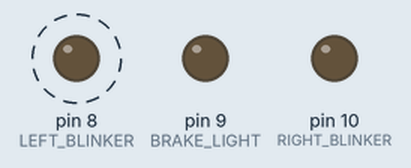
A sketch run on a simulated Arduino Uno, built with avr-gcc and run on an emulated ATmega328P. Shown: output pins drawn as LEDs (lit = HIGH). Dashed ring = blinking.

Above: at 0.5 s.
Timing chart, 0 to 4.6 s (numbered marks = the images above):
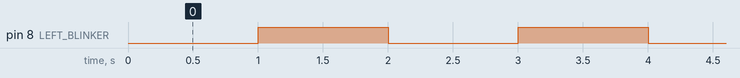

The sketch:

blinkers.ino
```cpp
int LEFT_BLINKER = 8;
int RIGHT_BLINKER = 10;
int BRAKE_LIGHT = 9;

void setup() {
  pinMode(LEFT_BLINKER, OUTPUT);
  pinMode(RIGHT_BLINKER, OUTPUT);
  pinMode(BRAKE_LIGHT, OUTPUT);
}

void loop() {
  // put your main code here, to run repeatedly:
  // Example: toggle the left blinker every 1000 milliseconds
  toggleBlinker(LEFT_BLINKER);
  delay(1000);
}

void toggleBlinker(int blinkerPin) {
  static bool blinkerState = LOW; // Initialize to LOW
  digitalWrite(blinkerPin, blinkerState);
  blinkerState = !blinkerState; // Toggle the state
}


void toggleBrakeLight() {

}
```

Measured:
- by itself, pin 8 (LEFT_BLINKER): alternates HIGH for 1.0 s and LOW for 1.0 s
